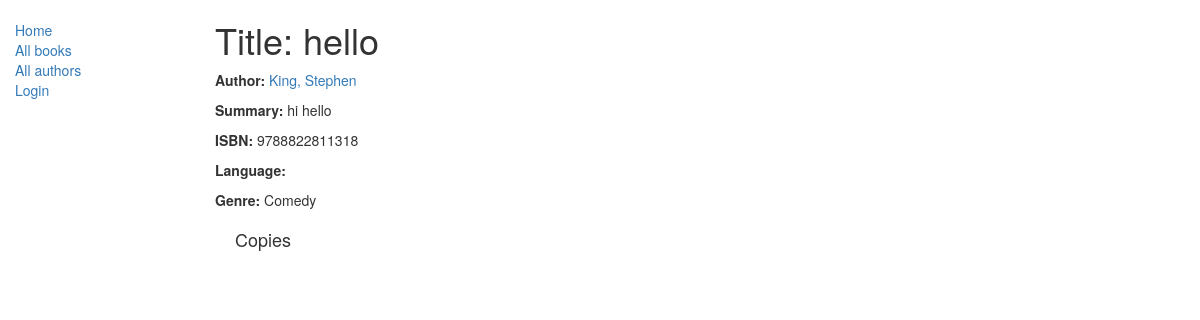
/catalog/book/2, run on an earlier commit of the app's database.
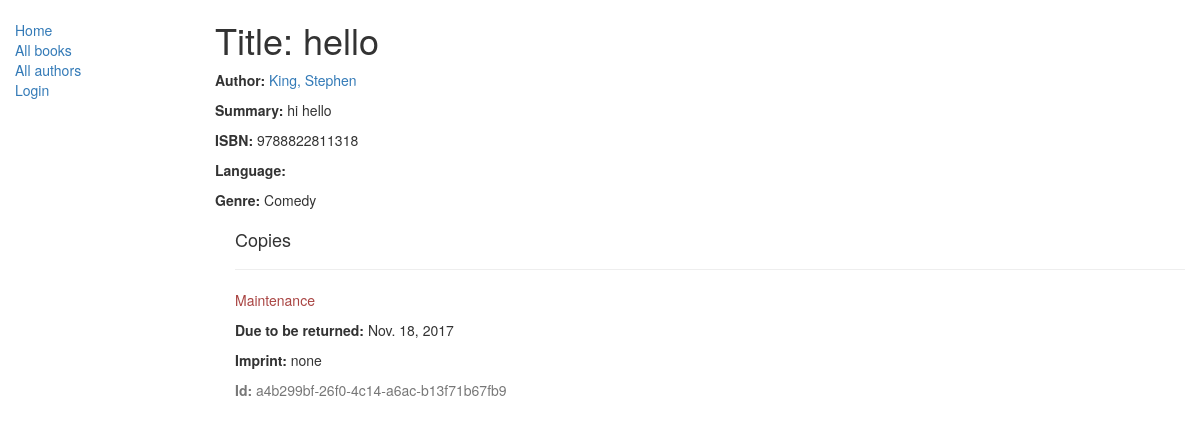
And on a later commit of the database.
### catalog/models.py (models this page shows, shortened)
class Book(models.Model):
    title = models.CharField(max_length=200)
    author = models.ForeignKey('Author', on_delete=models.SET_NULL, null=True)
    summary = models.TextField(max_length=1000, help_text="Enter a brief description of the book")
    isbn = models.CharField('ISBN',max_length=13, help_text='13 Character <a href="https://www.isbn-international.org/content/what-isbn">ISBN number</a>')
    genre = models.ManyToManyField(Genre, help_text="Select a genre for this book")
    def display_genre(self):
        """
        Creates a string for the Genre. This is required to display genre in Admin.
        """
        return ', '.join([ genre.name for genre in self.genre.all()[:3] ])
    display_genre.short_description = 'Genre'

class Author(models.Model):
    first_name = models.CharField(max_length=100)
    last_name = models.CharField(max_length=100)
    date_of_birth = models.DateField(null=True, blank=True)
    date_of_death = models.DateField('Died', null=True, blank=True)
    def __str__(self):
        return '%s, %s' % (self.last_name, self.first_name)

class Genre(models.Model):
    name = models.CharField(max_length=200, help_text="Enter a book genre (e.g. Science Fiction, French Poetry etc.)")
    def __str__(self):
        return self.name

class BookInstance(models.Model):
    id = models.UUIDField(primary_key=True, default=uuid.uuid4, help_text="Unique ID for this particular book across whole library")
    book = models.ForeignKey('Book', on_delete=models.SET_NULL, null=True)
    borrower = models.ForeignKey(User, on_delete=models.SET_NULL, null=True, blank=True)
    imprint = models.CharField(max_length=200)
    due_back = models.DateField(null=True, blank=True)
    LOAN_STATUS = (
        ('m', 'Maintenance'),
        ('o', 'On loan'),
        ('a', 'Available'),
        ('r', 'Reserved'),
    )
    status = models.CharField(max_length=1, choices=LOAN_STATUS, blank=True, default='m', help_text='Book availability')
    class Meta:
        ordering = ["due_back"]
        permissions = (("can_mark_returned", "Set book as returned"),)

### catalog/views.py (the view, shortened to what this page needs)
# urls.py: url(r'^book/(?P<pk>\d+)$', views.BookDetailView.as_view(), name='book-detail'),
class BookDetailView(generic.DetailView):
    model = Book

### templates/catalog/book_detail.html
{% extends "base_generic.html" %}
{% block content %}
  <h1>Title: {{ book.title }}</h1>
  <p><strong>Author:</strong> <a href="">{{ book.author }}</a></p>
  <p><strong>Summary:</strong> {{ book.summary }}</p>
  <p><strong>ISBN:</strong> {{ book.isbn }}</p>
  <p><strong>Language:</strong> {{ book.language }}</p>
  <p><strong>Genre:</strong> {% for genre in book.genre.all %} {{ genre }}{% if not forloop.last %}, {% endif %}{% endfor %}</p>
  <div style="margin-left:20px;margin-top:20px">
    <h4>Copies</h4>
    {% for copy in book.bookinstance_set.all %}
    <hr>
    <p class="{% if copy.status == 'a' %}text-success{% elif copy.status == 'm' %}text-danger{% else %}text-warning{% endif %}">{{ copy.get_status_display }}</p>
    {% if copy.status != 'a' %}<p><strong>Due to be returned:</strong> {{copy.due_back}}</p>{% endif %}
    <p><strong>Imprint:</strong> {{copy.imprint}}</p>
    <p class="text-muted"><strong>Id:</strong> {{copy.id}}</p>
    {% endfor %}
  </div>
{% endblock %}

### templates/base_generic.html (shortened to what this page needs)
<!DOCTYPE html>
<html lang="en">
<head>
  <link rel="stylesheet" href="https://maxcdn.bootstrapcdn.com/bootstrap/3.3.7/css/bootstrap.min.css">
  {% load static %}
  <link rel="stylesheet" href="{% static '/css/styles.css' %}">
</head>
<body>
  <div class="container-fluid">
    <div class="row">
      <div class="col-sm-2">
      {% block sidebar %}
      <ul class="sidebar-nav">
          <li><a href="{% url 'index' %}">Home</a></li>
          <li><a href="">All books</a></li>
          <li><a href="">All authors</a></li>
          {% if user.is_authenticated %}
            <li>User: {{ user.get_username }}</li>
            <li><a href="{% url 'my-borrowed' %}">My Borrowed</a></li>
            <li><a href="{% url 'logout'%}?next={{request.path}}">Logout</a></li>
          {% else %}
            <li><a href="{% url 'login'%}?next={{request.path}}">Login</a></li>
          {% endif %}
      </ul>
     {% endblock %}
      </div>
      <div class="col-sm-10 ">
      {% block content %}{% endblock %}
      </div>
    </div>
  </div>

### catalog/static/css/styles.css (style rules this page uses)
.sidebar-nav { margin-top: 20px; padding: 0; list-style: none; }

What changed in the data, as far as the page shows it:
added BookInstance: status "Maintenance", due_back "Nov. 18, 2017", imprint "none", id "a4b299bf-26f0-4c14-a6ac-b13f71b67fb9"
